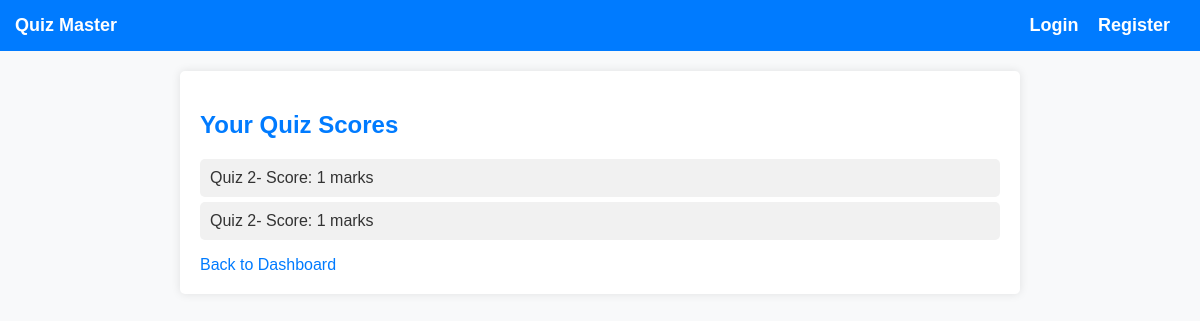
/view_scores (signed in), run on the app's committed database.
### models.py (models this page shows)
class Score(db.Model):
    id=db.Column(db.Integer,primary_key=True)
    user_id=db.Column(db.Integer,db.ForeignKey('user.id'),nullable=False)
    quiz_id=db.Column(db.Integer,db.ForeignKey('quiz.id'),nullable=False)
    score=db.Column(db.Integer,nullable=False)

### app.py (the view)
@app.route('/view_scores')    #view the scores
def view_scores():
    if not session.get('user_id') or session.get('role') != 'user':
        return "Access Denied. Users only.", 403
    scores = Score.query.filter_by(user_id=session['user_id']).all()
    return render_template('view_scores.html', scores=scores)

### templates/view_scores.html (shortened to what this page needs)
{% extends 'base.html' %}
{% block content %}
    <h2>Your Quiz Scores</h2>
    {% if scores %}
    <ul>
        {% for score in scores %}
        <li>Quiz {{ score.quiz_id }}- Score: {{ score.score }} marks </li>
        {% endfor %}
    </ul>
    {% else %}
    <p>you haven't taken any quizzes yet.</p>
    {% endif %}
    <a href="{{ url_for('dashboard') }}">Back to Dashboard</a>
    {% endblock %}

### static/style.css (style rules this page uses)
body { font-family:Arial,sans-serif; margin:0; padding:0; background-color: #f8f9fa; color: #333; }
h1, h2, h3 { color: #007bff; }
a { color: #007bff; text-decoration: none; }
ul { list-style-type: none; padding: 0; }
ul li { background-color: #f1f1f1; padding: 10px; margin: 5px 0; border-radius: 5px; }

### data on the page
Score: quiz_id "2", score "1"
Score: quiz_id "2", score "1"
